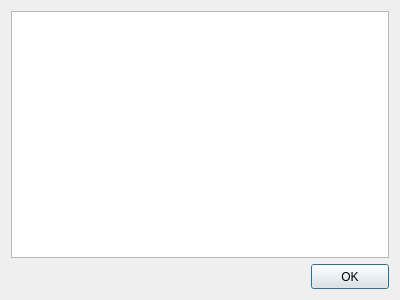
<?xml version="1.0" encoding="UTF-8"?>
<ui version="4.0">
 <class>DialogPEBoundImport</class>
 <widget class="QDialog" name="DialogPEBoundImport">
  <property name="windowModality">
   <enum>Qt::ApplicationModal</enum>
  </property>
  <property name="geometry">
   <rect>
    <x>0</x>
    <y>0</y>
    <width>400</width>
    <height>300</height>
   </rect>
  </property>
  <property name="windowTitle">
   <string>Bound import</string>
  </property>
  <property name="modal">
   <bool>true</bool>
  </property>
  <layout class="QVBoxLayout" name="verticalLayout">
   <item>
    <widget class="QTreeWidgetX" name="treeWidgetBoundImport">
     <property name="contextMenuPolicy">
      <enum>Qt::CustomContextMenu</enum>
     </property>
     <attribute name="headerVisible">
      <bool>false</bool>
     </attribute>
     <column>
      <property name="text">
       <string notr="true">1</string>
      </property>
     </column>
    </widget>
   </item>
   <item>
    <layout class="QHBoxLayout" name="horizontalLayout_2"/>
   </item>
   <item>
    <layout class="QHBoxLayout" name="horizontalLayout">
     <item>
      <spacer name="horizontalSpacer">
       <property name="orientation">
        <enum>Qt::Horizontal</enum>
       </property>
       <property name="sizeHint" stdset="0">
        <size>
         <width>40</width>
         <height>20</height>
        </size>
       </property>
      </spacer>
     </item>
     <item>
      <widget class="QPushButtonX" name="pushButtonOK">
       <property name="minimumSize">
        <size>
         <width>78</width>
         <height>25</height>
        </size>
       </property>
       <property name="maximumSize">
        <size>
         <width>78</width>
         <height>25</height>
        </size>
       </property>
       <property name="text">
        <string>OK</string>
       </property>
      </widget>
     </item>
    </layout>
   </item>
  </layout>
 </widget>
 <customwidgets>
  <customwidget>
   <class>QPushButtonX</class>
   <extends>QPushButton</extends>
   <header>qpushbuttonx.h</header>
  </customwidget>
  <customwidget>
   <class>QTreeWidgetX</class>
   <extends>QTreeWidget</extends>
   <header>qtreewidgetx.h</header>
  </customwidget>
 </customwidgets>
 <resources/>
 <connections/>
</ui>
